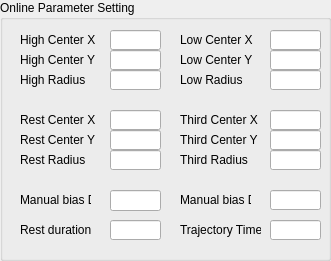
   <widget class="QGroupBox" name="groupBox">
    <property name="geometry">
     <rect>
      <x>530</x>
      <y>350</y>
      <width>331</width>
      <height>261</height>
     </rect>
    </property>
    <property name="title">
     <string>Online Parameter Setting</string>
    </property>
    <widget class="QLineEdit" name="HighCenterY">
     <property name="geometry">
      <rect>
       <x>110</x>
       <y>50</y>
       <width>51</width>
       <height>20</height>
      </rect>
     </property>
     <property name="text">
      <string/>
     </property>
    </widget>
    <widget class="QLabel" name="label_59">
     <property name="geometry">
      <rect>
       <x>20</x>
       <y>50</y>
       <width>81</width>
       <height>20</height>
      </rect>
     </property>
     <property name="text">
      <string>High Center Y</string>
     </property>
    </widget>
    <widget class="QLineEdit" name="HighCenterX">
     <property name="geometry">
      <rect>
       <x>110</x>
       <y>30</y>
       <width>51</width>
       <height>20</height>
      </rect>
     </property>
     <property name="text">
      <string/>
     </property>
    </widget>
    <widget class="QLabel" name="label_54">
     <property name="geometry">
      <rect>
       <x>20</x>
       <y>30</y>
       <width>81</width>
       <height>20</height>
      </rect>
     </property>
     <property name="text">
      <string>High Center X</string>
     </property>
    </widget>
    <widget class="QLineEdit" name="HighRadius">
     <property name="geometry">
      <rect>
       <x>110</x>
       <y>70</y>
       <width>51</width>
       <height>20</height>
      </rect>
     </property>
     <property name="text">
      <string/>
     </property>
    </widget>
    <widget class="QLabel" name="label_57">
     <property name="geometry">
      <rect>
       <x>20</x>
       <y>70</y>
       <width>81</width>
       <height>20</height>
      </rect>
     </property>
     <property name="text">
      <string>High Radius</string>
     </property>
    </widget>
    <widget class="QLineEdit" name="LowCenterX">
     <property name="geometry">
      <rect>
       <x>270</x>
       <y>30</y>
       <width>51</width>
       <height>20</height>
      </rect>
     </property>
     <property name="text">
      <string/>
     </property>
    </widget>
    <widget class="QLineEdit" name="LowRadius">
     <property name="geometry">
      <rect>
       <x>270</x>
       <y>70</y>
       <width>51</width>
       <height>20</height>
      </rect>
     </property>
     <property name="text">
      <string/>
     </property>
    </widget>
    <widget class="QLabel" name="label_63">
     <property name="geometry">
      <rect>
       <x>180</x>
       <y>70</y>
       <width>81</width>
       <height>20</height>
      </rect>
     </property>
     <property name="text">
      <string>Low Radius</string>
     </property>
    </widget>
    <widget class="QLabel" name="label_61">
     <property name="geometry">
      <rect>
       <x>180</x>
       <y>30</y>
       <width>81</width>
       <height>20</height>
      </rect>
     </property>
     <property name="text">
      <string>Low Center X</string>
     </property>
    </widget>
    <widget class="QLineEdit" name="LowCenterY">
     <property name="geometry">
      <rect>
       <x>270</x>
       <y>50</y>
       <width>51</width>
       <height>20</height>
      </rect>
     </property>
     <property name="text">
      <string/>
     </property>
    </widget>
    <widget class="QLabel" name="label_62">
     <property name="geometry">
      <rect>
       <x>180</x>
       <y>50</y>
       <width>81</width>
       <height>20</height>
      </rect>
     </property>
     <property name="text">
      <string>Low Center Y</string>
     </property>
    </widget>
    <widget class="QLabel" name="label_66">
     <property name="geometry">
      <rect>
       <x>20</x>
       <y>150</y>
       <width>81</width>
       <height>20</height>
      </rect>
     </property>
     <property name="text">
      <string>Rest Radius</string>
     </property>
    </widget>
    <widget class="QLineEdit" name="RestCenterY">
     <property name="geometry">
      <rect>
       <x>110</x>
       <y>130</y>
       <width>51</width>
       <height>20</height>
      </rect>
     </property>
     <property name="text">
      <string/>
     </property>
    </widget>
    <widget class="QLineEdit" name="RestRadius">
     <property name="geometry">
      <rect>
       <x>110</x>
       <y>150</y>
       <width>51</width>
       <height>20</height>
      </rect>
     </property>
     <property name="text">
      <string/>
     </property>
    </widget>
    <widget class="QLabel" name="label_65">
     <property name="geometry">
      <rect>
       <x>20</x>
       <y>130</y>
       <width>81</width>
       <height>20</height>
      </rect>
     </property>
     <property name="text">
      <string>Rest Center Y</string>
     </property>
    </widget>
    <widget class="QLabel" name="label_64">
     <property name="geometry">
      <rect>
       <x>20</x>
       <y>110</y>
       <width>81</width>
       <height>20</height>
      </rect>
     </property>
     <property name="text">
      <string>Rest Center X</string>
     </property>
    </widget>
    <widget class="QLineEdit" name="RestCenterX">
     <property name="geometry">
      <rect>
       <x>110</x>
       <y>110</y>
       <width>51</width>
       <height>20</height>
      </rect>
     </property>
     <property name="text">
      <string/>
     </property>
    </widget>
    <widget class="QLineEdit" name="MiddleCenterX">
     <property name="geometry">
      <rect>
       <x>270</x>
       <y>110</y>
       <width>51</width>
       <height>20</height>
      </rect>
     </property>
     <property name="text">
      <string/>
     </property>
    </widget>
    <widget class="QLineEdit" name="MiddleRadius">
     <property name="geometry">
      <rect>
       <x>270</x>
       <y>150</y>
       <width>51</width>
       <height>20</height>
      </rect>
     </property>
     <property name="text">
      <string/>
     </property>
    </widget>
    <widget class="QLabel" name="label_68">
     <property name="geometry">
      <rect>
       <x>180</x>
       <y>150</y>
       <width>81</width>
       <height>20</height>
      </rect>
     </property>
     <property name="text">
      <string>Third Radius</string>
     </property>
    </widget>
    <widget class="QLabel" name="label_67">
     <property name="geometry">
      <rect>
       <x>180</x>
       <y>130</y>
       <width>81</width>
       <height>20</height>
      </rect>
     </property>
     <property name="text">
      <string>Third Center Y</string>
     </property>
    </widget>
    <widget class="QLineEdit" name="MiddleCenterY">
     <property name="geometry">
      <rect>
       <x>270</x>
       <y>130</y>
       <width>51</width>
       <height>20</height>
      </rect>
     </property>
     <property name="text">
      <string/>
     </property>
    </widget>
    <widget class="QLabel" name="label_69">
     <property name="geometry">
      <rect>
       <x>180</x>
       <y>110</y>
       <width>81</width>
       <height>20</height>
      </rect>
     </property>
     <property name="text">
      <string>Third Center X</string>
     </property>
    </widget>
    <widget class="QLabel" name="label_60">
     <property name="geometry">
      <rect>
       <x>20</x>
       <y>190</y>
       <width>71</width>
       <height>20</height>
      </rect>
     </property>
     <property name="text">
      <string>Manual bias D1</string>
     </property>
    </widget>
    <widget class="QLineEdit" name="editRestDuration">
     <property name="geometry">
      <rect>
       <x>110</x>
       <y>220</y>
       <width>51</width>
       <height>20</height>
      </rect>
     </property>
     <property name="text">
      <string/>
     </property>
    </widget>
    <widget class="QLineEdit" name="editManualBias_2">
     <property name="geometry">
      <rect>
       <x>270</x>
       <y>190</y>
       <width>51</width>
       <height>20</height>
      </rect>
     </property>
     <property name="text">
      <string/>
     </property>
    </widget>
    <widget class="QLabel" name="label_55">
     <property name="geometry">
      <rect>
       <x>20</x>
       <y>220</y>
       <width>71</width>
       <height>20</height>
      </rect>
     </property>
     <property name="text">
      <string>Rest duration</string>
     </property>
    </widget>
    <widget class="QLabel" name="label_58">
     <property name="geometry">
      <rect>
       <x>180</x>
       <y>190</y>
       <width>71</width>
       <height>20</height>
      </rect>
     </property>
     <property name="text">
      <string>Manual bias D2</string>
     </property>
    </widget>
    <widget class="QLineEdit" name="editManualBias_1">
     <property name="geometry">
      <rect>
       <x>110</x>
       <y>190</y>
       <width>51</width>
       <height>21</height>
      </rect>
     </property>
     <property name="text">
      <string/>
     </property>
    </widget>
    <widget class="QLabel" name="label_70">
     <property name="geometry">
      <rect>
       <x>180</x>
       <y>220</y>
       <width>81</width>
       <height>20</height>
      </rect>
     </property>
     <property name="text">
      <string>Trajectory Time</string>
     </property>
    </widget>
    <widget class="QLineEdit" name="editPlotTime">
     <property name="geometry">
      <rect>
       <x>270</x>
       <y>220</y>
       <width>51</width>
       <height>20</height>
      </rect>
     </property>
     <property name="text">
      <string/>
     </property>
    </widget>
   </widget>
